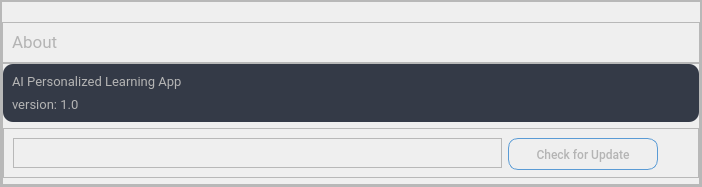
                         <widget class="QWidget" name="about_page">
                          <layout class="QHBoxLayout" name="horizontalLayout_29">
                           <property name="spacing">
                            <number>0</number>
                           </property>
                           <property name="leftMargin">
                            <number>0</number>
                           </property>
                           <property name="topMargin">
                            <number>0</number>
                           </property>
                           <property name="rightMargin">
                            <number>0</number>
                           </property>
                           <property name="bottomMargin">
                            <number>0</number>
                           </property>
                           <item>
                            <widget class="QFrame" name="frame_35">
                             <property name="frameShape">
                              <enum>QFrame::StyledPanel</enum>
                             </property>
                             <property name="frameShadow">
                              <enum>QFrame::Raised</enum>
                             </property>
                             <layout class="QHBoxLayout" name="horizontalLayout_32">
                              <property name="spacing">
                               <number>0</number>
                              </property>
                              <property name="leftMargin">
                               <number>0</number>
                              </property>
                              <property name="topMargin">
                               <number>0</number>
                              </property>
                              <property name="rightMargin">
                               <number>0</number>
                              </property>
                              <property name="bottomMargin">
                               <number>0</number>
                              </property>
                              <item>
                               <widget class="QFrame" name="frame_36">
                                <property name="frameShape">
                                 <enum>QFrame::StyledPanel</enum>
                                </property>
                                <property name="frameShadow">
                                 <enum>QFrame::Raised</enum>
                                </property>
                               </widget>
                              </item>
                              <item>
                               <widget class="QFrame" name="frame_38">
                                <property name="minimumSize">
                                 <size>
                                  <width>700</width>
                                  <height>0</height>
                                 </size>
                                </property>
                                <property name="frameShape">
                                 <enum>QFrame::StyledPanel</enum>
                                </property>
                                <property name="frameShadow">
                                 <enum>QFrame::Raised</enum>
                                </property>
                                <layout class="QVBoxLayout" name="verticalLayout_15">
                                 <property name="spacing">
                                  <number>0</number>
                                 </property>
                                 <property name="leftMargin">
                                  <number>0</number>
                                 </property>
                                 <property name="topMargin">
                                  <number>20</number>
                                 </property>
                                 <property name="rightMargin">
                                  <number>0</number>
                                 </property>
                                 <property name="bottomMargin">
                                  <number>0</number>
                                 </property>
                                 <item>
                                  <widget class="QFrame" name="frame_39">
                                   <property name="maximumSize">
                                    <size>
                                     <width>16777215</width>
                                     <height>70</height>
                                    </size>
                                   </property>
                                   <property name="frameShape">
                                    <enum>QFrame::StyledPanel</enum>
                                   </property>
                                   <property name="frameShadow">
                                    <enum>QFrame::Raised</enum>
                                   </property>
                                   <layout class="QHBoxLayout" name="horizontalLayout_30">
                                    <property name="rightMargin">
                                     <number>20</number>
                                    </property>
                                    <item>
                                     <widget class="QLabel" name="account_label_2">
                                      <property name="font">
                                       <font>
                                        <family>Roboto</family>
                                        <pointsize>13</pointsize>
                                       </font>
                                      </property>
                                      <property name="styleSheet">
                                       <string notr="true">color:rgb(180, 180, 180);
background:transparent;</string>
                                      </property>
                                      <property name="text">
                                       <string>About</string>
                                      </property>
                                     </widget>
                                    </item>
                                   </layout>
                                  </widget>
                                 </item>
                                 <item>
                                  <widget class="QFrame" name="frame_40">
                                   <property name="frameShape">
                                    <enum>QFrame::StyledPanel</enum>
                                   </property>
                                   <property name="frameShadow">
                                    <enum>QFrame::Raised</enum>
                                   </property>
                                   <layout class="QVBoxLayout" name="verticalLayout_16">
                                    <property name="leftMargin">
                                     <number>0</number>
                                    </property>
                                    <property name="topMargin">
                                     <number>0</number>
                                    </property>
                                    <property name="rightMargin">
                                     <number>0</number>
                                    </property>
                                    <property name="bottomMargin">
                                     <number>0</number>
                                    </property>
                                    <item>
                                     <widget class="QFrame" name="frame_41">
                                      <property name="maximumSize">
                                       <size>
                                        <width>16777215</width>
                                        <height>100</height>
                                       </size>
                                      </property>
                                      <property name="styleSheet">
                                       <string notr="true">#frame_41{
	background-color: rgb(52, 58, 71);
	border-radius:0px;
	border-top-left-radius:10px;
	border-top-right-radius:10px;
	border-bottom-left-radius:10px;
	border-bottom-right-radius:10px;
}</string>
                                      </property>
                                      <property name="frameShape">
                                       <enum>QFrame::StyledPanel</enum>
                                      </property>
                                      <property name="frameShadow">
                                       <enum>QFrame::Raised</enum>
                                      </property>
                                      <layout class="QVBoxLayout" name="verticalLayout_17">
                                       <item>
                                        <widget class="QLabel" name="label_11">
                                         <property name="font">
                                          <font>
                                           <family>Roboto</family>
                                           <pointsize>10</pointsize>
                                          </font>
                                         </property>
                                         <property name="whatsThis">
                                          <string/>
                                         </property>
                                         <property name="styleSheet">
                                          <string notr="true">color:rgb(180, 180, 180);
background:transparent;</string>
                                         </property>
                                         <property name="text">
                                          <string>AI Personalized Learning App</string>
                                         </property>
                                        </widget>
                                       </item>
                                       <item>
                                        <widget class="QLabel" name="label_12">
                                         <property name="font">
                                          <font>
                                           <family>Roboto</family>
                                           <pointsize>10</pointsize>
                                          </font>
                                         </property>
                                         <property name="styleSheet">
                                          <string notr="true">color:rgb(180, 180, 180);
background:transparent;</string>
                                         </property>
                                         <property name="text">
                                          <string>version: 1.0</string>
                                         </property>
                                        </widget>
                                       </item>
                                      </layout>
                                     </widget>
                                    </item>
                                    <item>
                                     <widget class="QFrame" name="frame_42">
                                      <property name="maximumSize">
                                       <size>
                                        <width>16777215</width>
                                        <height>50</height>
                                       </size>
                                      </property>
                                      <property name="frameShape">
                                       <enum>QFrame::StyledPanel</enum>
                                      </property>
                                      <property name="frameShadow">
                                       <enum>QFrame::Raised</enum>
                                      </property>
                                      <layout class="QHBoxLayout" name="horizontalLayout_31">
                                       <property name="rightMargin">
                                        <number>40</number>
                                       </property>
                                       <item>
                                        <widget class="QFrame" name="frame_43">
                                         <property name="frameShape">
                                          <enum>QFrame::StyledPanel</enum>
                                         </property>
                                         <property name="frameShadow">
                                          <enum>QFrame::Raised</enum>
                                         </property>
                                        </widget>
                                       </item>
                                       <item>
                                        <widget class="QPushButton" name="button_check_update">
                                         <property name="minimumSize">
                                          <size>
                                           <width>100</width>
                                           <height>32</height>
                                          </size>
                                         </property>
                                         <property name="maximumSize">
                                          <size>
                                           <width>150</width>
                                           <height>16777215</height>
                                          </size>
                                         </property>
                                         <property name="font">
                                          <font>
                                           <family>Roboto Medium</family>
                                           <pointsize>9</pointsize>
                                          </font>
                                         </property>
                                         <property name="cursor">
                                          <cursorShape>PointingHandCursor</cursorShape>
                                         </property>
                                         <property name="focusPolicy">
                                          <enum>Qt::NoFocus</enum>
                                         </property>
                                         <property name="styleSheet">
                                          <string notr="true">QPushButton{
	color:  rgb(180, 180, 180);
	border: 1px solid #5a9bd5;
	border-radius : 10px;
}

QPushButton:hover{
	background-color: rgb(56, 63, 77);
	border: 2px solid rgb(170, 0, 255);
}</string>
                                         </property>
                                         <property name="text">
                                          <string>Check for Update</string>
                                         </property>
                                        </widget>
                                       </item>
                                      </layout>
                                     </widget>
                                    </item>
                                    <item>
                                     <widget class="QFrame" name="frame_44">
                                      <property name="frameShape">
                                       <enum>QFrame::StyledPanel</enum>
                                      </property>
                                      <property name="frameShadow">
                                       <enum>QFrame::Raised</enum>
                                      </property>
                                     </widget>
                                    </item>
                                   </layout>
                                  </widget>
                                 </item>
                                </layout>
                               </widget>
                              </item>
                              <item>
                               <widget class="QFrame" name="frame_37">
                                <property name="frameShape">
                                 <enum>QFrame::StyledPanel</enum>
                                </property>
                                <property name="frameShadow">
                                 <enum>QFrame::Raised</enum>
                                </property>
                               </widget>
                              </item>
                             </layout>
                            </widget>
                           </item>
                          </layout>
                         </widget>
